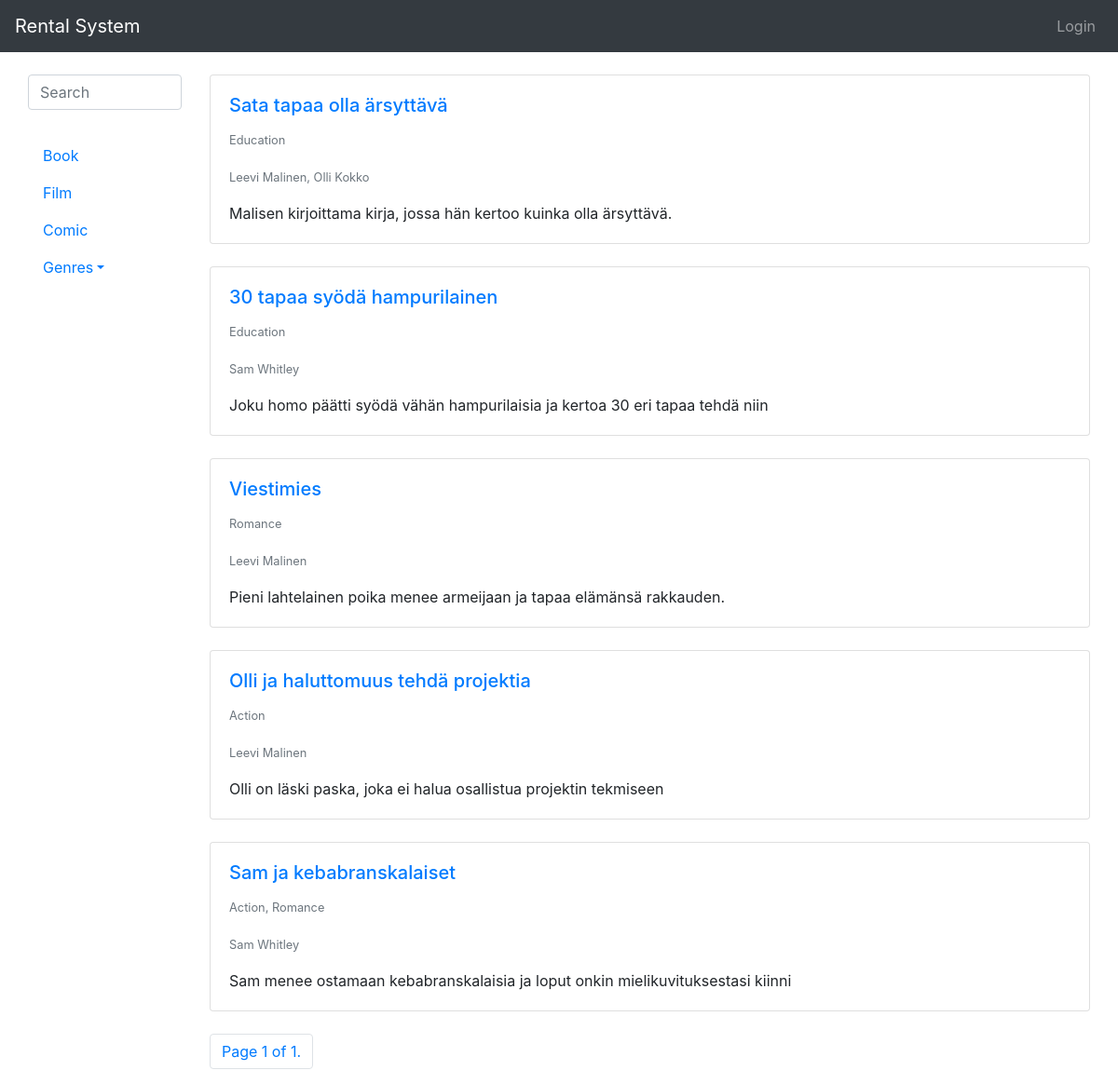
/, run on an earlier commit of the app's database.
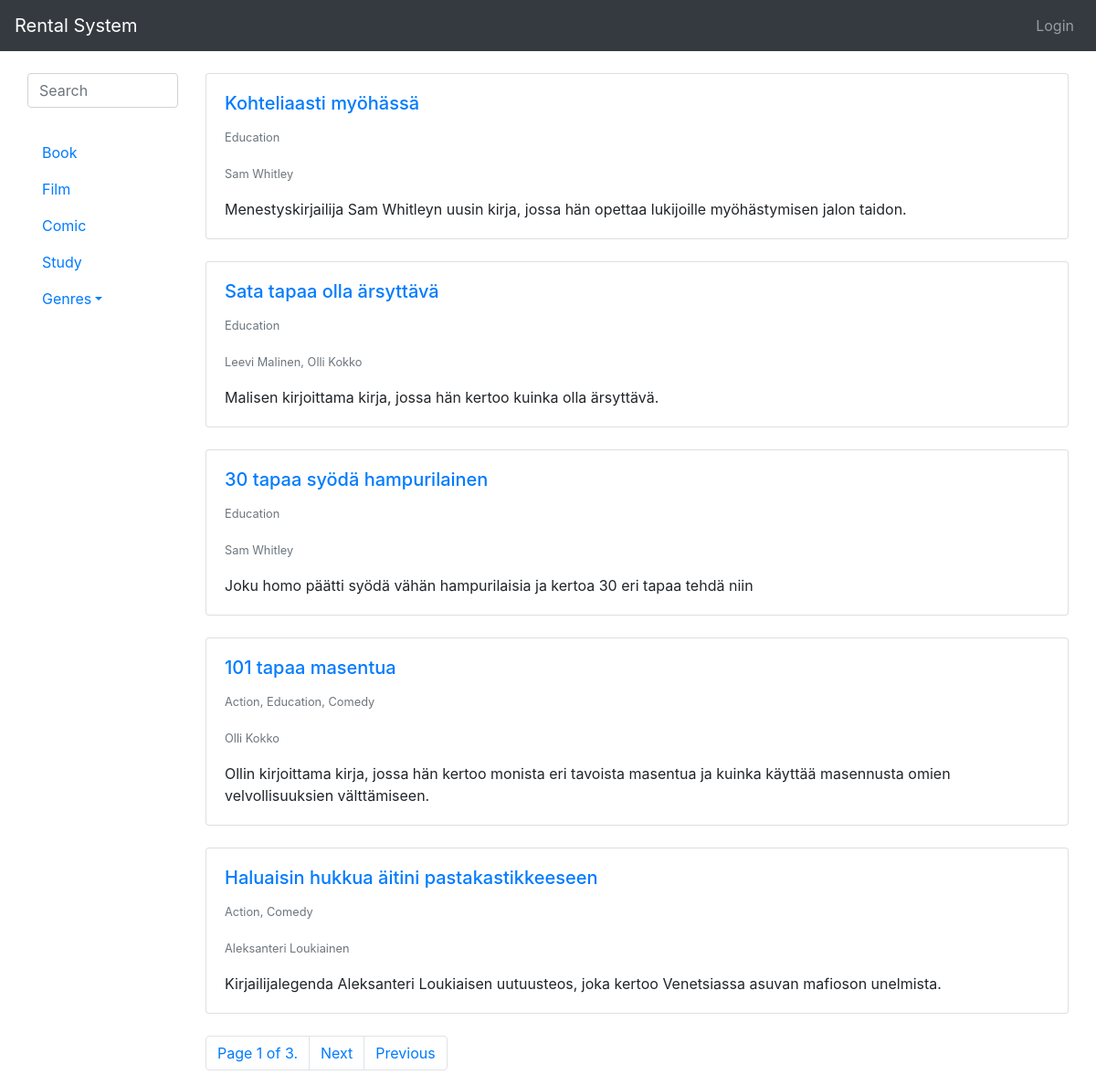
And on a later commit of the database.
### rental_system/models.py (models this page shows, shortened)
class Type(models.Model):
    type = models.CharField(max_length=200)
    def __str__(self):
        return self.type

class Work(models.Model):
    creators = models.ManyToManyField(Creator)
    type = models.ForeignKey(Type, on_delete=models.CASCADE)
    genres = models.ManyToManyField(Genre)
    publishers = models.ManyToManyField(Publisher)
    title = models.CharField(max_length=200)
    desc = models.CharField(max_length=200)
    pub_date = models.IntegerField(
        default=2020,
        validators=[
            MaxValueValidator(datetime.date.today().year),
            MinValueValidator(1800)
        ]
    )

class Genre(models.Model):
    genre = models.CharField(max_length=200)
    def __str__(self):
        return self.genre

class Creator(models.Model):
    first_name = models.CharField(max_length=200)
    last_name = models.CharField(max_length=200)
    def __str__(self):
        return self.first_name + " " + self.last_name

### rental_system/views.py (the view)
# urls.py: path('', views.index, name='index'),
def index(request):
    works = Work.objects.order_by('-pub_date').all()
    types = Type.objects.all()
    genres = Genre.objects.all()
    if not request.GET.get('search'):
        paginator = Paginator(works, 5)
        page_number = request.GET.get('page')
        page_obj = paginator.get_page(page_number)
    else:
        page_obj = works
    context = {'works': page_obj, 'types': types, 'genres': genres}
    query = ""
    if request.GET.get('search'):
        query = request.GET['search']
        context['query'] = str(query)
    posts = sorted(search(query), key=attrgetter('title'), reverse=True)
    context['posts'] = posts
    return render(request, 'rental_system/index.html', context)

### rental_system/views.py (called while the page is built)
def search(query=None):
    queryset = []
    queries = query.split(" ") #
    for search in queries:
        obj = Work.objects.filter(Q(title__iexact=search) | Q(desc__iexact=search))
        for post in obj:
            queryset.append(post)
    return list(set(queryset))

### rental_system/templates/rental_system/index.html (shortened to what this page needs)
{% extends 'base.html' %}
{% block content %}
{% load static %}
<link rel="stylesheet" href="{% static 'mobile.css' %}">
<link rel="stylesheet" href="{% static 'darkmode.css' %}">
<div class="container-fluid">
    <div class="row">
        {% if types %}
        <div class="col-lg-2 col-12">
            <nav id="sidebar">
                <div class="searchbar">
                <form name="searchform" method="GET">
                    <input type="text" class="form-control" name="search" id="search" placeholder="Search" minlength="3"
                        autocomplete="off" required>
                </form>
                </div>
                <br>
            <div class ="pc">
                <ul class="nav flex-column">
                    {% for type in types %}
                    <li>
                        <a href="?search={{ type }}" class="nav-link">{{ type }}</a>
                    </li>
                    {% endfor %}
                    <li class="nav-item dropdown">
                        <a class="nav-link dropdown-toggle" data-toggle="dropdown" href="#" role="button"
                            aria-haspopup="true" aria-expanded="false">Genres</a>
                    </li>
                </ul>
            </div>
            </nav>
        </div>
        {% endif %}
        {% if works %}
        <div class="col-md-10 col-12">
            {% if not query %}
                {% for work in works %}
                <div class="card">
                    <div class="card-body">
                        <a href="work/{{ work.id }}">
                            <h5 class="card-title">{{ work.title }}</h5>
                        </a>
                        <p class="card-text"><small class="text-muted">{{ work.genres.all|join:", " }}</small></p>
                        <p class="card-text"><small class="text-muted">{{ work.creators.all|join:", " }}</small></p>
                        <p class="card-text">{{ work.desc }}</p>
                    </div>
                </div>
                <br>
                {% endfor %}
                {% endif %}
                <nav aria-label="Page navigation example">
                    <ul class="pagination">
                      <li class="page-item"><a class="page-link" href="#">Page {{ works.number }} of {{ works.paginator.num_pages }}.</a></li>
                      {% if works.has_next %}
                      <li class="page-item"><a class="page-link" href="?page={{ works.next_page_number }}">Next</a></li>
                      <li class="page-item"><a class="page-link" href="?page={{ works.paginator.num_pages }}">Previous</a></li>
                      {% endif %}
                    </ul>
                  </nav>
            </div>
        </div>
        {% else %}
        <p>No works are available.</p>
        {% endif %}
    </div>
    {% endblock %}

What changed in the data, as far as the page shows it:
no longer on this page (row unchanged): Work: title "Viestimies", genres.all "Romance", creators.all "Leevi Malinen", desc "Pieni lahtelainen poika menee armeijaan ja tapaa elämänsä rakkauden."
no longer on this page (row edited): Work: title "Olli ja haluttomuus tehdä projektia", genres.all "Action", creators.all "Leevi Malinen", desc "Olli on läski paska, joka ei halua osallistua projektin tekmiseen"
no longer on this page (row unchanged): Work: title "Sam ja kebabranskalaiset", genres.all "Action, Romance", creators.all "Sam Whitley", desc "Sam menee ostamaan kebabranskalaisia ja loput onkin mielikuvituksestasi kiinni"
added Type: type "Study"
added Work: title "Kohteliaasti myöhässä", genres.all "Education", creators.all "Sam Whitley", desc "Menestyskirjailija Sam Whitleyn uusin kirja, jossa hän opettaa lukijoille myöhästymisen jalon taidon."
added Work: title "101 tapaa masentua", genres.all "Action, Education, Comedy", creators.all "Olli Kokko", desc "Ollin kirjoittama kirja, jossa hän kertoo monista eri tavoista masentua ja kuinka käyttää masennusta omien velvollisuuksien välttämiseen."
added Work: title "Haluaisin hukkua äitini pastakastikkeeseen", genres.all "Action, Comedy", creators.all "Aleksanteri Loukiainen", desc "Kirjailijalegenda Aleksanteri Loukiaisen uutuusteos, joka kertoo Venetsiassa asuvan mafioson unelmista."
Also different on the page:
{{ works.paginator.num_pages }}: "1" → "3"
text now shown: "Next Previous"
